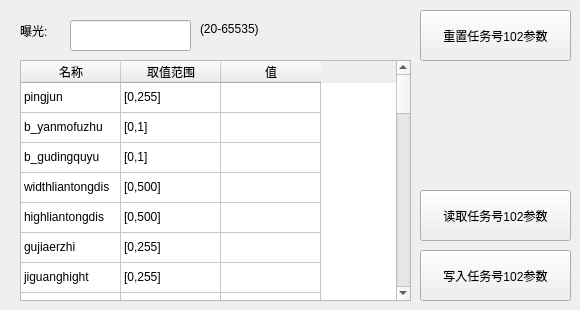
   <widget class="QWidget" name="tab_4">
    <attribute name="title">
     <string>页</string>
    </attribute>
    <widget class="QLabel" name="tab2label_3">
     <property name="geometry">
      <rect>
       <x>20</x>
       <y>20</y>
       <width>41</width>
       <height>21</height>
      </rect>
     </property>
     <property name="text">
      <string>曝光:</string>
     </property>
    </widget>
    <widget class="QTableWidget" name="tab4tableWidget">
     <property name="geometry">
      <rect>
       <x>20</x>
       <y>60</y>
       <width>391</width>
       <height>241</height>
      </rect>
     </property>
     <attribute name="verticalHeaderVisible">
      <bool>false</bool>
     </attribute>
     <row>
      <property name="text">
       <string>1</string>
      </property>
     </row>
     <row>
      <property name="text">
       <string>2</string>
      </property>
     </row>
     <row>
      <property name="text">
       <string>3</string>
      </property>
     </row>
     <row>
      <property name="text">
       <string>4</string>
      </property>
     </row>
     <row>
      <property name="text">
       <string>5</string>
      </property>
     </row>
     <row>
      <property name="text">
       <string>6</string>
      </property>
     </row>
     <row>
      <property name="text">
       <string>7</string>
      </property>
     </row>
     <row>
      <property name="text">
       <string>8</string>
      </property>
     </row>
     <row>
      <property name="text">
       <string>9</string>
      </property>
     </row>
     <row>
      <property name="text">
       <string>10</string>
      </property>
     </row>
     <row>
      <property name="text">
       <string>11</string>
      </property>
     </row>
     <row>
      <property name="text">
       <string>12</string>
      </property>
     </row>
     <row>
      <property name="text">
       <string>13</string>
      </property>
     </row>
     <row>
      <property name="text">
       <string>14</string>
      </property>
     </row>
     <row>
      <property name="text">
       <string>15</string>
      </property>
     </row>
     <row>
      <property name="text">
       <string>16</string>
      </property>
     </row>
     <row>
      <property name="text">
       <string>17</string>
      </property>
     </row>
     <row>
      <property name="text">
       <string>18</string>
      </property>
     </row>
     <row>
      <property name="text">
       <string>19</string>
      </property>
     </row>
     <row>
      <property name="text">
       <string>20</string>
      </property>
     </row>
     <row>
      <property name="text">
       <string>21</string>
      </property>
     </row>
     <row>
      <property name="text">
       <string>22</string>
      </property>
     </row>
     <row>
      <property name="text">
       <string>23</string>
      </property>
     </row>
     <row>
      <property name="text">
       <string>24</string>
      </property>
     </row>
     <row>
      <property name="text">
       <string>25</string>
      </property>
     </row>
     <row>
      <property name="text">
       <string>26</string>
      </property>
     </row>
     <row>
      <property name="text">
       <string>27</string>
      </property>
     </row>
     <row>
      <property name="text">
       <string>28</string>
      </property>
     </row>
     <row>
      <property name="text">
       <string>29</string>
      </property>
     </row>
     <row>
      <property name="text">
       <string>30</string>
      </property>
     </row>
     <row>
      <property name="text">
       <string>31</string>
      </property>
     </row>
     <row>
      <property name="text">
       <string>32</string>
      </property>
     </row>
     <row>
      <property name="text">
       <string>33</string>
      </property>
     </row>
     <row>
      <property name="text">
       <string>34</string>
      </property>
     </row>
     <row>
      <property name="text">
       <string>35</string>
      </property>
     </row>
     <row>
      <property name="text">
       <string>36</string>
      </property>
     </row>
     <row>
      <property name="text">
       <string>37</string>
      </property>
     </row>
     <row>
      <property name="text">
       <string>38</string>
      </property>
     </row>
     <column>
      <property name="text">
       <string>名称</string>
      </property>
     </column>
     <column>
      <property name="text">
       <string>取值范围</string>
      </property>
     </column>
     <column>
      <property name="text">
       <string>值</string>
      </property>
     </column>
     <item row="0" column="0">
      <property name="text">
       <string>pingjun</string>
      </property>
     </item>
     <item row="0" column="1">
      <property name="text">
       <string>[0,255]</string>
      </property>
     </item>
     <item row="0" column="2">
      <property name="text">
       <string/>
      </property>
     </item>
     <item row="1" column="0">
      <property name="text">
       <string>b_yanmofuzhu</string>
      </property>
     </item>
     <item row="1" column="1">
      <property name="text">
       <string>[0,1]</string>
      </property>
     </item>
     <item row="1" column="2">
      <property name="text">
       <string/>
      </property>
     </item>
     <item row="2" column="0">
      <property name="text">
       <string>b_gudingquyu</string>
      </property>
     </item>
     <item row="2" column="1">
      <property name="text">
       <string>[0,1]</string>
      </property>
     </item>
     <item row="2" column="2">
      <property name="text">
       <string/>
      </property>
     </item>
     <item row="3" column="0">
      <property name="text">
       <string>widthliantongdis</string>
      </property>
     </item>
     <item row="3" column="1">
      <property name="text">
       <string>[0,500]</string>
      </property>
     </item>
     <item row="3" column="2">
      <property name="text">
       <string/>
      </property>
     </item>
     <item row="4" column="0">
      <property name="text">
       <string>highliantongdis</string>
      </property>
     </item>
     <item row="4" column="1">
      <property name="text">
       <string>[0,500]</string>
      </property>
     </item>
     <item row="4" column="2">
      <property name="text">
       <string/>
      </property>
     </item>
     <item row="5" column="0">
      <property name="text">
       <string>gujiaerzhi</string>
      </property>
     </item>
     <item row="5" column="1">
      <property name="text">
       <string>[0,255]</string>
      </property>
     </item>
     <item row="5" column="2">
      <property name="text">
       <string/>
      </property>
     </item>
     <item row="6" column="0">
      <property name="text">
       <string>jiguanghight</string>
      </property>
     </item>
     <item row="6" column="1">
      <property name="text">
       <string>[0,255]</string>
      </property>
     </item>
     <item row="6" column="2">
      <property name="text">
       <string/>
      </property>
     </item>
     <item row="7" column="0">
      <property name="text">
       <string>jiguanglong</string>
      </property>
     </item>
     <item row="7" column="1">
      <property name="text">
       <string>[0,255]</string>
      </property>
     </item>
     <item row="7" column="2">
      <property name="text">
       <string/>
      </property>
     </item>
     <item row="8" column="0">
      <property name="text">
       <string>jiguangkuandu</string>
      </property>
     </item>
     <item row="8" column="1">
      <property name="text">
       <string>[0,20]</string>
      </property>
     </item>
     <item row="8" column="2">
      <property name="text">
       <string/>
      </property>
     </item>
     <item row="9" column="0">
      <property name="text">
       <string>Updif</string>
      </property>
     </item>
     <item row="9" column="1">
      <property name="text">
       <string>[-255,255]</string>
      </property>
     </item>
     <item row="9" column="2">
      <property name="text">
       <string/>
      </property>
     </item>
     <item row="10" column="0">
      <property name="text">
       <string>Updifmin</string>
      </property>
     </item>
     <item row="10" column="1">
      <property name="text">
       <string>[-255,255]</string>
      </property>
     </item>
     <item row="10" column="2">
      <property name="text">
       <string/>
      </property>
     </item>
     <item row="11" column="0">
      <property name="text">
       <string>Uplong</string>
      </property>
     </item>
     <item row="11" column="1">
      <property name="text">
       <string>[1,500]</string>
      </property>
     </item>
     <item row="11" column="2">
      <property name="text">
       <string/>
      </property>
     </item>
     <item row="12" column="0">
      <property name="text">
       <string>Downdif</string>
      </property>
     </item>
     <item row="12" column="1">
      <property name="text">
       <string>[-255,255]</string>
      </property>
     </item>
     <item row="12" column="2">
      <property name="text">
       <string/>
      </property>
     </item>
     <item row="13" column="0">
      <property name="text">
       <string>Downdifmin</string>
      </property>
     </item>
     <item row="13" column="1">
      <property name="text">
       <string>[-255,255]</string>
      </property>
     </item>
     <item row="13" column="2">
      <property name="text">
       <string/>
      </property>
     </item>
     <item row="14" column="0">
      <property name="text">
       <string>Downdlong</string>
      </property>
     </item>
     <item row="14" column="1">
      <property name="text">
       <string>[1,500]</string>
      </property>
     </item>
     <item row="14" column="2">
      <property name="text">
       <string/>
      </property>
     </item>
     <item row="15" column="0">
      <property name="text">
       <string>St_Down</string>
      </property>
     </item>
     <item row="15" column="1">
      <property name="text">
       <string>[0,500]</string>
      </property>
     </item>
     <item row="15" column="2">
      <property name="text">
       <string/>
      </property>
     </item>
     <item row="16" column="0">
      <property name="text">
       <string>Ed_Down</string>
      </property>
     </item>
     <item row="16" column="1">
      <property name="text">
       <string>[0,500]</string>
      </property>
     </item>
     <item row="16" column="2">
      <property name="text">
       <string/>
      </property>
     </item>
     <item row="17" column="0">
      <property name="text">
       <string>St_Up</string>
      </property>
     </item>
     <item row="17" column="1">
      <property name="text">
       <string>[0,500]</string>
      </property>
     </item>
     <item row="17" column="2">
      <property name="text">
       <string/>
      </property>
     </item>
     <item row="18" column="0">
      <property name="text">
       <string>Ed_Up</string>
      </property>
     </item>
     <item row="18" column="1">
      <property name="text">
       <string>[0,500]</string>
      </property>
     </item>
     <item row="18" column="2">
      <property name="text">
       <string/>
      </property>
     </item>
     <item row="19" column="0">
      <property name="text">
       <string>Updif2</string>
      </property>
     </item>
     <item row="19" column="1">
      <property name="text">
       <string>[-255,255]</string>
      </property>
     </item>
     <item row="19" column="2">
      <property name="text">
       <string/>
      </property>
     </item>
     <item row="20" column="0">
      <property name="text">
       <string>Updifmin2</string>
      </property>
     </item>
     <item row="20" column="1">
      <property name="text">
       <string>[-255,255]</string>
      </property>
     </item>
     <item row="20" column="2">
      <property name="text">
       <string/>
      </property>
     </item>
     <item row="21" column="0">
      <property name="text">
       <string>dis_center_st</string>
      </property>
     </item>
     <item row="21" column="1">
      <property name="text">
       <string>[0,500]</string>
      </property>
     </item>
     <item row="21" column="2">
      <property name="text">
       <string/>
      </property>
     </item>
     <item row="22" column="0">
      <property name="text">
       <string>dis_center_ed</string>
      </property>
     </item>
     <item row="22" column="1">
      <property name="text">
       <string>[0,500]</string>
      </property>
     </item>
     <item row="22" column="2">
      <property name="text">
       <string/>
      </property>
     </item>
     <item row="23" column="0">
      <property name="text">
       <string>b_opengudingdimian</string>
      </property>
     </item>
     <item row="23" column="1">
      <property name="text">
       <string>[0,1]</string>
      </property>
     </item>
     <item row="23" column="2">
      <property name="text">
       <string/>
      </property>
     </item>
     <item row="24" column="0">
      <property name="text">
       <string>dimianpangdingjuli</string>
      </property>
     </item>
     <item row="24" column="1">
      <property name="text">
       <string>[0,500]</string>
      </property>
     </item>
     <item row="24" column="2">
      <property name="text">
       <string/>
      </property>
     </item>
     <item row="25" column="0">
      <property name="text">
       <string>dimianpingjunshunum</string>
      </property>
     </item>
     <item row="25" column="1">
      <property name="text">
       <string>[0,500]</string>
      </property>
     </item>
     <item row="25" column="2">
      <property name="text">
       <string/>
      </property>
     </item>
     <item row="26" column="0">
      <property name="text">
       <string>dis_center_st2</string>
      </property>
     </item>
     <item row="26" column="1">
      <property name="text">
       <string>[0,500]</string>
      </property>
     </item>
     <item row="26" column="2">
      <property name="text">
       <string/>
      </property>
     </item>
     <item row="27" column="0">
      <property name="text">
       <string>dis_center_ed2</string>
      </property>
     </item>
     <item row="27" column="1">
      <property name="text">
       <string>[0,500]</string>
      </property>
     </item>
     <item row="27" column="2">
      <property name="text">
       <string/>
      </property>
     </item>
     <item row="28" column="0">
      <property name="text">
       <string>dis_center_st3</string>
      </property>
     </item>
     <item row="28" column="1">
      <property name="text">
       <string>[0,500]</string>
      </property>
     </item>
     <item row="28" column="2">
      <property name="text">
       <string/>
      </property>
     </item>
     <item row="29" column="0">
      <property name="text">
       <string>dis_center_ed3</string>
      </property>
     </item>
     <item row="29" column="1">
      <property name="text">
       <string>[0,500]</string>
      </property>
     </item>
     <item row="29" column="2">
      <property name="text">
       <string/>
      </property>
     </item>
     <item row="30" column="0">
      <property name="text">
       <string>xuexijuli</string>
      </property>
     </item>
     <item row="30" column="1">
      <property name="text">
       <string>[0,255]</string>
      </property>
     </item>
     <item row="30" column="2">
      <property name="text">
       <string/>
      </property>
     </item>
     <item row="31" column="0">
      <property name="text">
       <string>b_pingpowending</string>
      </property>
     </item>
     <item row="31" column="1">
      <property name="text">
       <string>[0,1]</string>
      </property>
     </item>
     <item row="31" column="2">
      <property name="text">
       <string/>
      </property>
     </item>
     <item row="32" column="0">
      <property name="text">
       <string>pingpowending_dis</string>
      </property>
     </item>
     <item row="32" column="1">
      <property name="text">
       <string>[0,255]</string>
      </property>
     </item>
     <item row="32" column="2">
      <property name="text">
       <string/>
      </property>
     </item>
     <item row="33" column="0">
      <property name="text">
       <string>b_xielvopen</string>
      </property>
     </item>
     <item row="33" column="1">
      <property name="text">
       <string>[0,1]</string>
      </property>
     </item>
     <item row="33" column="2">
      <property name="text">
       <string/>
      </property>
     </item>
     <item row="34" column="0">
      <property name="text">
       <string>xielvfanwei</string>
      </property>
     </item>
     <item row="34" column="1">
      <property name="text">
       <string>[0,255]</string>
      </property>
     </item>
     <item row="34" column="2">
      <property name="text">
       <string/>
      </property>
     </item>
     <item row="35" column="0">
      <property name="text">
       <string>Uplong2</string>
      </property>
     </item>
     <item row="35" column="1">
      <property name="text">
       <string>[1,500]</string>
      </property>
     </item>
     <item row="35" column="2">
      <property name="text">
       <string/>
      </property>
     </item>
     <item row="36" column="0">
      <property name="text">
       <string>cebankongdongdis</string>
      </property>
     </item>
     <item row="36" column="1">
      <property name="text">
       <string>[0,500]</string>
      </property>
     </item>
     <item row="36" column="2">
      <property name="text">
       <string/>
      </property>
     </item>
     <item row="37" column="0">
      <property name="text">
       <string>qiatouquweijuli</string>
      </property>
     </item>
     <item row="37" column="1">
      <property name="text">
       <string>[0,30]</string>
      </property>
     </item>
     <item row="37" column="2">
      <property name="text">
       <string/>
      </property>
     </item>
    </widget>
    <widget class="QPushButton" name="initTab4Btn">
     <property name="geometry">
      <rect>
       <x>420</x>
       <y>10</y>
       <width>151</width>
       <height>51</height>
      </rect>
     </property>
     <property name="text">
      <string>重置任务号102参数</string>
     </property>
    </widget>
    <widget class="QPushButton" name="writeTab4Btn">
     <property name="geometry">
      <rect>
       <x>420</x>
       <y>250</y>
       <width>151</width>
       <height>51</height>
      </rect>
     </property>
     <property name="text">
      <string>写入任务号102参数</string>
     </property>
    </widget>
    <widget class="QLineEdit" name="alg102_threshold">
     <property name="geometry">
      <rect>
       <x>70</x>
       <y>20</y>
       <width>121</width>
       <height>31</height>
      </rect>
     </property>
    </widget>
    <widget class="QLabel" name="label_27">
     <property name="geometry">
      <rect>
       <x>200</x>
       <y>20</y>
       <width>81</width>
       <height>17</height>
      </rect>
     </property>
     <property name="text">
      <string>(20-65535)</string>
     </property>
    </widget>
    <widget class="QPushButton" name="readTab4Btn">
     <property name="geometry">
      <rect>
       <x>420</x>
       <y>190</y>
       <width>151</width>
       <height>51</height>
      </rect>
     </property>
     <property name="text">
      <string>读取任务号102参数</string>
     </property>
    </widget>
   </widget>
